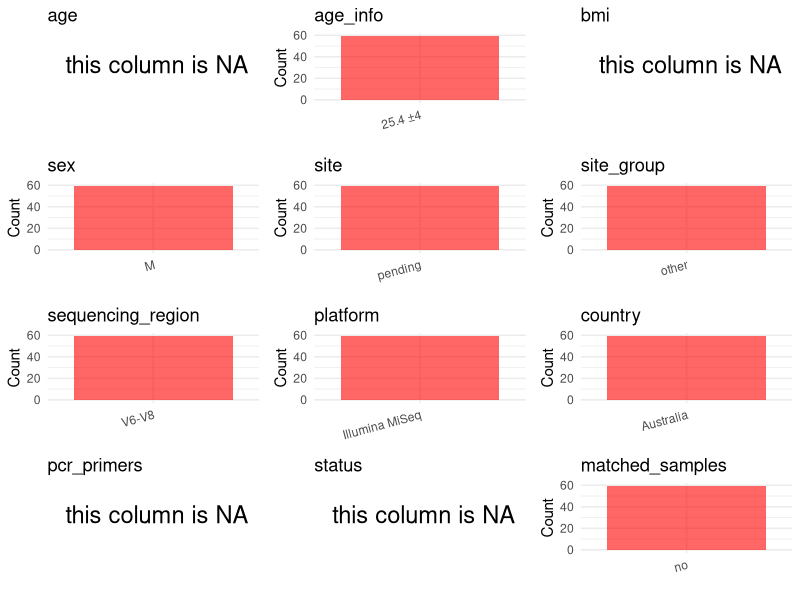

R code for this plot: (Note: this script raises an error after producing the figure.)
## ---- chunk 1
# Load libraries
library(dplyr)
library(ggplot2)
library(cowplot)

# (1) Setting working directory
# EDIT HERE: change project_id for each study
project_id <- "PRJEB29801"

base_dir <- "/beegfs/huangxiaochang/global_oral/global-oral-microbiome/data/projects/"
setwd(file.path(base_dir, project_id))

# (2) Loading raw SRA metadata file
sra_file <- "SraRunTable.csv"
initial_meta <- read.csv("SraRunTable.csv", header = TRUE)

# (3) OPTIONAL: If extra metadata (e.g., Table.x or supplemental materials) are available from the article, you may need to merge the file with initial_meta manually. Below is example code for merging. Depending on the specific case of each study, you can customize the code as needed.
# supp_table <- read.csv("supplemental_table.csv", header = TRUE)
# initial_meta <- left_join(initial_meta, supp_table, by = merge_col_name)
## ---- chunk 2
# (1) Read the article in the following order: abstract, the beginning of the results section, and the methods. Understand the sample size, experimental design, and disease group overview. Clarify the sampling sites; for oral and gut samples, specify the exact sites like supragingival plaque, tongue, etc.

# (2) IMPORTANT: MUST go through each column of initial_meta
# head(initial_meta, 10)

# IMPORTANT: Check the unique values in the column of interest or query column.
# lapply(initial_meta[c('body_habitat', 'body_product', 'body_site')], table) # site
# table(initial_meta$host_subject_id) # subject id
# table(initial_meta$platform..exp.) # output is Illumina
# table(initial_meta$target_subfragment..exp.)
## ---- chunk 3
# (1) EDIT HERE: Parameter setup
# NOTE: This project has no lab control samples (blanks/positives) or non-human samples. Leave keywords empty to skip filtering.
control_column <- NA   # column name in initial_meta
# unique(initial_meta[[control_column]])  # uncomment to explore
control_keywords <- c()     # Enter exact keywords

species_column <- NA          # column name in initial_meta
# unique(initial_meta[[species_column]])  # uncomment to explore
non_human_keywords <- c()            # Enter exact keywords


# (2) Remove controls and non-human samples. DO NOT need to modify code in this part, just run it.
n_samples <- nrow(initial_meta)
# Control evaluation
if (length(control_keywords) > 0) {
  if (is.null(control_column) || control_column == "") {
    stop("Error: control_keywords provided but control_column is missing.")
  }

  if (!(control_column %in% colnames(initial_meta))) {
    stop(sprintf("Error: Column '%s' not found in initial_meta.", control_column))
  }

  control_pattern <- paste(control_keywords, collapse = "|")
  control_text <- initial_meta[[control_column]]
  is_control <- grepl(control_pattern, control_text)

} else {
  is_control <- rep(FALSE, n_samples)
}

# Non-human evaluation
if (length(non_human_keywords) > 0) {
  if (is.null(species_column) || species_column == "") {
    stop("Error: non_human_keywords provided but species_column is missing.")
  }

  if (!(species_column %in% colnames(initial_meta))) {
    stop(sprintf("Error: Column '%s' not found in initial_meta.", control_column))
  }

  non_human_pattern <- paste(non_human_keywords, collapse = "|")
  species_text <- initial_meta[[species_column]]
  is_non_human <- grepl(non_human_pattern, species_text)
} else {
  is_non_human <- rep(FALSE, n_samples)
}

# Execute removal
samples_to_remove <- is_control | is_non_human
initial_meta <- initial_meta[!samples_to_remove, ]

cat("Initial samples counts:",n_samples,"\n")
cat("Removed control samples:", sum(is_control), "\n")
cat("Removed non-human samples:", sum(is_non_human), "\n")
cat("Total samples removed ", sum(samples_to_remove), "\n")
cat("Remaining samples after Step 2:", nrow(initial_meta), "\n")
## ---- chunk 4
# Extract columns from initial_meta as follows:
# (1) No modification needed → extract directly.
# (2) Modification needed → create a column start with 'raw_' and mark the target column as "pending".
# (3) Need to find or determine based on the article.

metadata <- data.frame(
  bioproject = initial_meta$BioProject,
  sample_id = initial_meta$Run,
  subject_id = initial_meta$Submitter_Id,
  age = NA,
  age_info = "25.4 ±4",
  bmi = NA,
  raw_sex = NA,
  sex = "pending",
  sequencing_region = "V6-V8",
  platform = initial_meta$Instrument,
  country = initial_meta$geo_loc_name_country,
  raw_site = initial_meta$environment_.material.,
  site = "pending",
  site_group = "pending",
  public_time = initial_meta$ReleaseDate,
  pcr_primers = NA,
  title = NA,
  disease_study = NA,
  status = "Healthy",
  matched_samples = "pending",
  is_time_series = "no",
  stringsAsFactors = FALSE
)

metadata$public_time <- as.Date(metadata$public_time)
## ---- chunk 5
# (1) Handle the columns with the `raw_` prefix.
# IMPORTANT: Add comments if the modification is not straightforward!!
#all subjects are Male
metadata$sex <- "M"

metadata$title <- "Analysis of the Effects of Dietary Pattern on the Oral Microbiome of Elite Endurance Athletes"
metadata$disease_study <- "no"
metadata$status <- NA_character_

# Keep only saliva samples
keep_subjects <- metadata$subject_id[metadata$raw_site == "saliva"]
metadata <- metadata[metadata$subject_id %in% keep_subjects, ]

## ---- chunk 6
# (2) Filling the 'site_group' and 'matched_samples' columns
# editing site_group
unique(metadata$site)
# EDIT HERE: add oral sites
Oral_site = c("saliva", "mouth", "tongue coating", "supragingival plaque", "subgingival plaque", "oral swab", "denture", "tooth", "abscess pus", "adjacent periodontal pocket", "patient healthy crevice", "healthy control crevice", "gingival crevicular fluid", "subgingival plaque")
# EDIT HERE: add gut sites
Gut_site = c("feces", "stool")
# just run
metadata <- metadata %>%
  mutate(site_group = case_when(
    site %in% Oral_site ~ "oral",
    site %in% Gut_site ~ "gut",
    TRUE ~ "other"
  ))

# editing matched_samples, just run.
metadata$matched_samples <- ifelse(
  ave(metadata$subject_id, metadata$subject_id, FUN = length) > 1,
  "yes",
  "no"
)
## ---- chunk 7
# (3) check if there is pending value in metadata. If there is pending value, go on modify the metadata.
# Function to check if a column contains "pending"
has_pending <- function(col) {
  if (is.character(col) || is.factor(col)) {
    any(col == "pending", na.rm = TRUE)
  } else {
    FALSE
  }
}

# Check for any pending value
any_pending_value <- any(sapply(metadata, has_pending))

if (!any_pending_value) {
  message("Good! No cell contains the value 'pending'.")
} else {
  pending_cols <- names(metadata)[sapply(metadata, has_pending)]
  message("Columns containing 'pending': ", paste(pending_cols, collapse = ", "))
  message("Please continue to resolve these pending columns!")
}
## ---- chunk 8
# Select columns for visualization, just run
plot_data <- metadata %>%
  select(-bioproject, -sample_id, -subject_id, -title)

create_simple_plots <- function(data) {
  plots <- list()
  continuous_vars <- c("age", "bmi")

  for (col in colnames(data)) {
    if (all(is.na(data[[col]]))) {
      p <- ggplot() +
        annotate("text", x = 0.5, y = 0.5, label = "this column is NA", size = 6) +
        labs(title = col) +
        theme_void()
    } else if (col %in% continuous_vars && is.numeric(data[[col]])) {
      p <- ggplot(data, aes(x = .data[[col]])) +
        geom_histogram(fill = "blue", alpha = 0.6, bins = 20, na.rm = TRUE) +
        labs(title = col, x = col, y = "Count") +
        theme_minimal()
    } else {
      count_data <- as.data.frame(table(data[[col]], useNA = "ifany"))
      p <- ggplot(count_data, aes(x = reorder(Var1, -Freq), y = Freq)) +
        geom_col(fill = "red", alpha = 0.6) +
        labs(title = col, x = NULL, y = "Count") +
        theme_minimal() +
        theme(axis.text.x = element_text(angle = 15, hjust = 1))
    }
    plots[[col]] <- p
  }

  return(plots)
}

# Generate and arrange plots
plots <- create_simple_plots(plot_data)
p <- plot_grid(plots$age,
               plots$age_info,
               plots$bmi,
               plots$sex,
               plots$site,
               plots$site_group,
               plots$sequencing_region,
               plots$platform,
               plots$country,
               plots$pcr_primers,
               plots$status,
               plots$matched_samples,
               ncol = 3, align = "hv", axis = "lb")
ggsave("Metadata_Summary.png", plot = p, width = 8, height = 6, dpi = 150)
## ---- chunk 9
# Insert Metadata_Summary.png into the current Rmd output
knitr::include_graphics("Metadata_Summary.png")
## ---- chunk 10
# Reorder the data frame
fixed_cols <- c("bioproject", "sample_id", "subject_id", "age", "age_info",
                "bmi", "sex", "platform", "sequencing_region", "pcr_primers",
                "country", "site", "site_group", "disease_study", "status",
                "title", "public_time", "matched_samples", "is_time_series")
metadata <- metadata %>%
  select(all_of(fixed_cols), everything())

# save metadata
# head(metadata)
write.csv(metadata, file = "metadata_v2.csv", quote = TRUE, row.names = FALSE)
